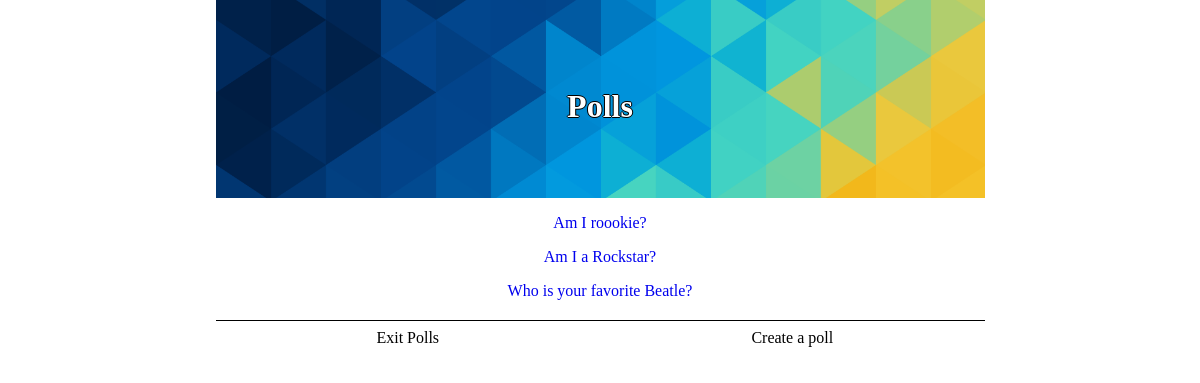
The page /polls/ on the database as committed earlier.
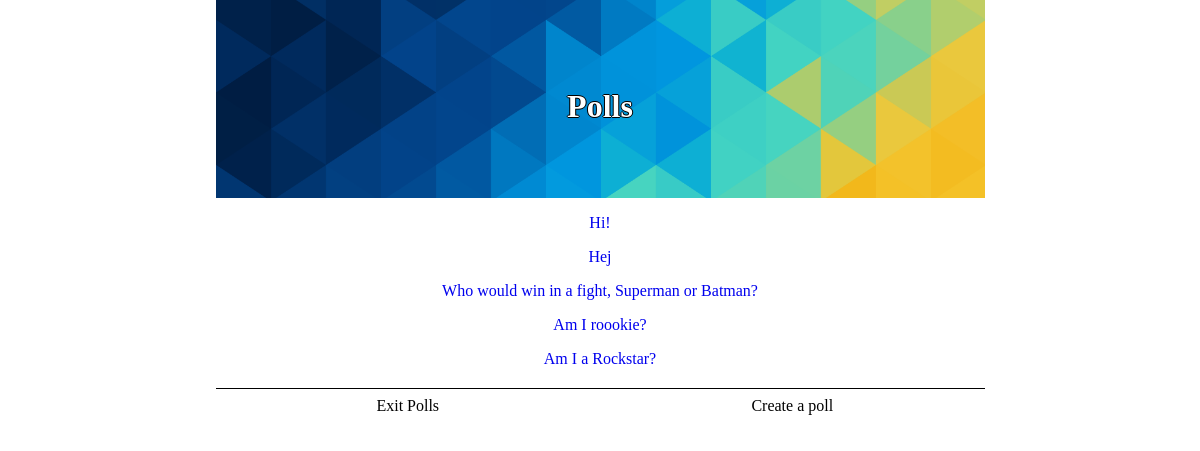
The same page on the database as committed later.
### polls/models.py (models this page shows, shortened)
class Question(models.Model):
    question_text = models.CharField(max_length=200)
    pub_date = models.DateTimeField('date published')
    def was_published_recently(self):
        now=timezone.now();
        return  now-datetime.timedelta(days=1) <= self.pub_date <= now
    was_published_recently.admin_order_field = 'pub_date'
    was_published_recently.boolean = True
    was_published_recently.short_description = 'Published recently?'

### polls/views.py (the view)
class IndexView(generic.ListView):
    template_name = 'polls/index.html'
    context_object_name = 'latest_question_list'
    def get_queryset(self):
        return Question.objects.filter(pub_date__lte=timezone.now()).order_by('-pub_date')[:5]

### polls/templates/polls/index.html (shortened to what this page needs)
{% extends "polls/base.html" %}
{% load staticfiles %}
{% block header %}
    <h1>Polls</h1>
{% endblock %}
{% block container %}
    <div class="content">
        {% if latest_question_list %}
            {% for question in latest_question_list %}
                <p><a href="/polls/{{ question.id }}/">{{ question.question_text }}</a></p>
            {% endfor %}
        {% else %}
            <p>No polls are available.</p>
        {% endif %}
    </div>
{% endblock %}
{% block lAction %}
    <a class="actionButton lbutton" href="http://www.google.com">
            Exit Polls
    </a>
{% endblock %}
{% block rAction %}
    <a class="actionButton rbutton" href="/polls/create">
        <div class="">
            Create a poll
        </div>
    </a>
{% endblock %}

Rows that differ between the two databases and show on the page:
no longer on this page (row unchanged): Question: question_text "Who is your favorite Beatle?"
added Question: question_text "Hi!"
added Question: question_text "Hej"
added Question: question_text "Who would win in a fight, Superman or Batman?"
